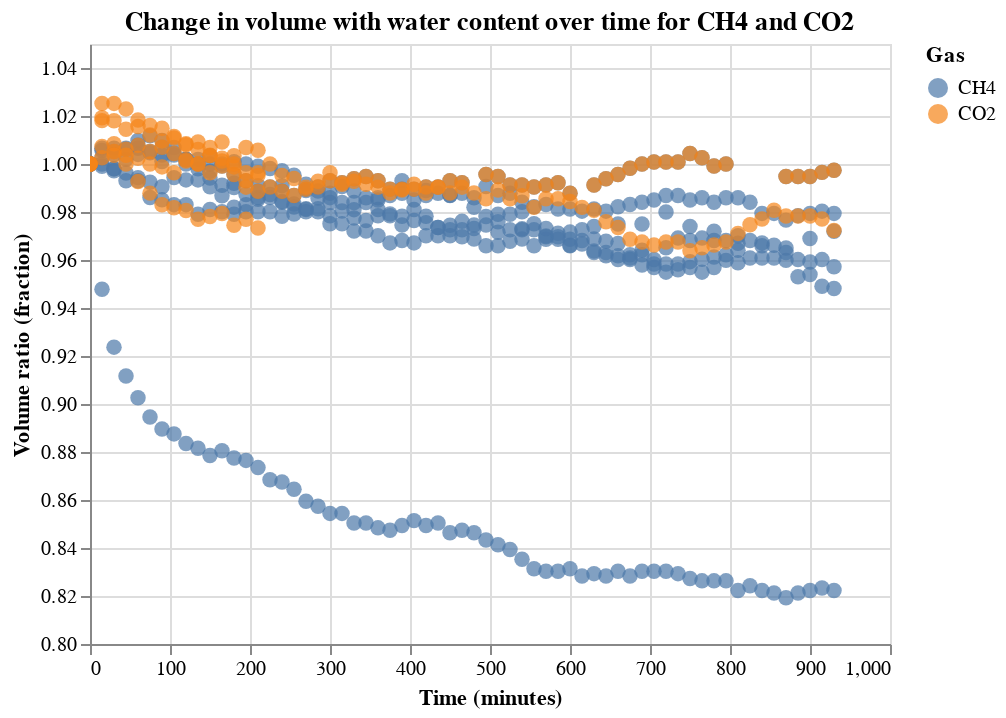

Source (notebook cell):
### Code cell
# let's use altair to visualize the effect of water content and time Simultaneously 
alt.Chart(ift_data, title = 'Change in volume with water content over time for CH4 and CO2').mark_circle(size=60).encode(
    alt.X('time_minutes:Q', title = 'Time (minutes)'),
    alt.Y('volume_ratio:Q', scale=alt.Scale(domain=[0.8, 1.05]),title = 'Volume ratio (fraction)' ),
    alt.Color('Gas:N'),
).interactive()

### Figure 1 — Vega-Lite specification as saved in the notebook (floating-point values rounded to 4 significant figures; data arrays with more than 128 entries replaced by an {"elided": "..."} marker saying what was removed)
{"config": {"view": {"continuousWidth": 400, "continuousHeight": 300}}, "data": {"name": "data-5e3ffaa7e5be3c65654c979659429c40"}, "mark": {"type": "circle", "size": 60}, "encoding": {"color": {"type": "nominal", "field": "Gas"}, "x": {"type": "quantitative", "field": "time_minutes", "title": "Time (minutes)"}, "y": {"type": "quantitative", "field": "volume_ratio", "scale": {"domain": [0.8, 1.05]}, "title": "Volume ratio (fraction)"}}, "selection": {"selector015": {"type": "interval", "bind": "scales", "encodings": ["x", "y"]}}, "title": "Change in volume with water content over time for CH4 and CO2", "$schema": "https://vega.github.io/schema/vega-lite/v4.8.1.json", "datasets": {"data-5e3ffaa7e5be3c65654c979659429c40": {"elided": "561 records"}}}
